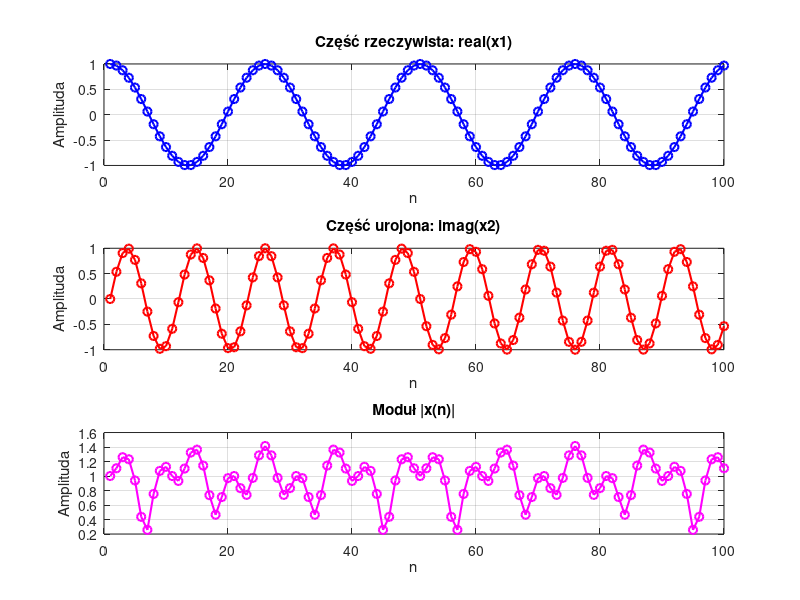
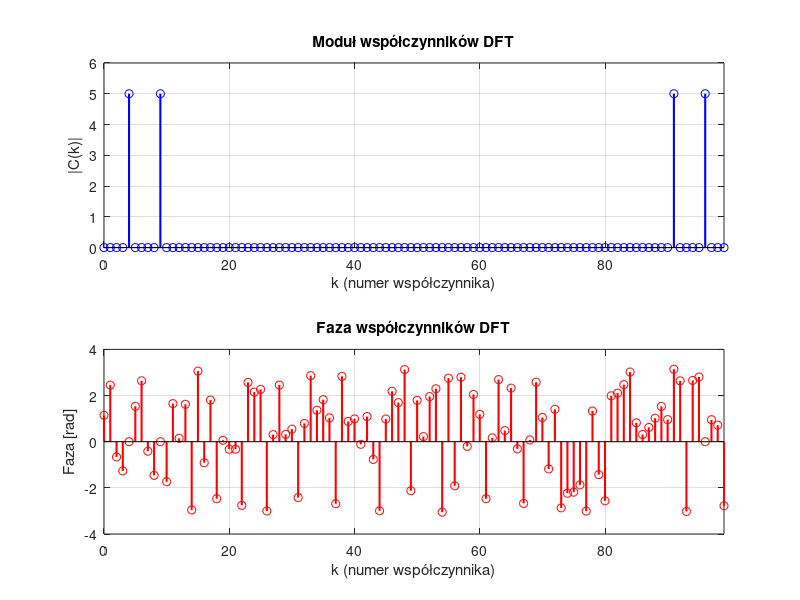
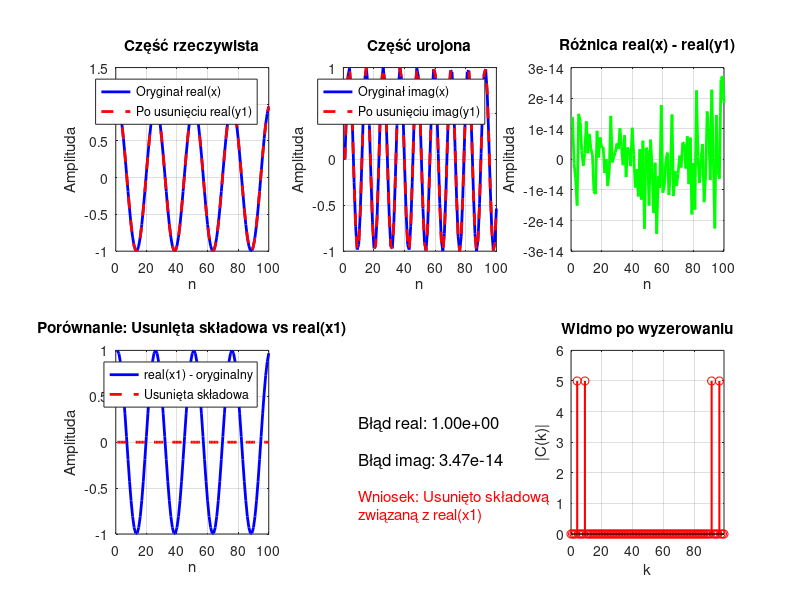

Here is the MATLAB script that generated these plots, in order:
% cps03_trans.m
clear all; close all

% Orthogonal matrix for DCT-IV orthogonal transform
N = 100;                                    % wymiar macierzy kwadratowej, 25, 100
k =(0:N-1); n=(0:N-1);                      % k-kolumny/funkcje, n-wiersze/probki
A = sqrt(1/N) * exp(-1j * 2*pi/N * (k.' * n));   % analiza DFT
S = A';                                     % macierz analizy: transpozycja i sprzezenie S

x1_complex = 10*S(:,5);
x2_complex = 10*S(:,10);

x = real(x1_complex) + 1i*imag(x2_complex);

figure('Name', 'Sygnał wejściowy x(n)');
subplot(3,1,1);
plot(real(x), 'bo-', 'LineWidth', 1.5); 
title('Część rzeczywista: real(x1)'); 
xlabel('n'); ylabel('Amplituda');
grid on;

subplot(3,1,2);
plot(imag(x), 'ro-', 'LineWidth', 1.5); 
title('Część urojona: imag(x2)'); 
xlabel('n'); ylabel('Amplituda');
grid on;

subplot(3,1,3);
plot(abs(x), 'mo-', 'LineWidth', 1.5); 
title('Moduł |x(n)|'); 
xlabel('n'); ylabel('Amplituda');
grid on;

% analiza dft - wyznaczenie współczynników
c = A*x;

% Wizualizacja widma
figure('Name', 'Widmo DFT');
subplot(2,1,1);
stem(0:N-1, abs(c), 'b', 'LineWidth', 1.5); 
title('Moduł współczynników DFT'); 
xlabel('k (numer współczynnika)'); 
ylabel('|C(k)|');
grid on;
xlim([0 N-1]);

subplot(2,1,2);
stem(0:N-1, angle(c), 'r', 'LineWidth', 1.5); 
title('Faza współczynników DFT'); 
xlabel('k (numer współczynnika)'); 
ylabel('Faza [rad]');
grid on;
xlim([0 N-1]);

%wyzerowanie skladowej zwiazanej z x1
c1 = c;  % kopia współczynników
nr = 5 - 1;
c1(nr) = 0;      % wyzeruj 5-ty współczynnik (x1 to 4-ta kolumna)
c1(N-nr+2) = 0;  % wyzeruj symetryczny (dla N=100: 96)

fprintf('Wyzerowano współczynniki: k=4 i k=96');

y1 = S*c1;

figure('Name', 'OPCJA 1: Usunięcie x1 (real)', 'Position', [100 100 1400 600]);

subplot(2,3,1);
plot(real(x), 'b-', 'LineWidth', 2); hold on;
plot(real(y1), 'r--', 'LineWidth', 2);
title('Część rzeczywista'); 
xlabel('n'); ylabel('Amplituda');
legend('Oryginał real(x)', 'Po usunięciu real(y1)', 'Location', 'best');
grid on;

subplot(2,3,2);
plot(imag(x), 'b-', 'LineWidth', 2); hold on;
plot(imag(y1), 'r--', 'LineWidth', 2);
title('Część urojona'); 
xlabel('n'); ylabel('Amplituda');
legend('Oryginał imag(x)', 'Po usunięciu imag(y1)', 'Location', 'best');
grid on;

subplot(2,3,3);
plot(real(x) - real(y1), 'g-', 'LineWidth', 2);
title('Różnica real(x) - real(y1)'); 
xlabel('n'); ylabel('Amplituda');
grid on;

subplot(2,3,4);
plot(real(x1_complex), 'b-', 'LineWidth', 2); hold on;
plot(real(x) - real(y1), 'r--', 'LineWidth', 2);
title('Porównanie: Usunięta składowa vs real(x1)'); 
xlabel('n'); ylabel('Amplituda');
legend('real(x1) - oryginalny', 'Usunięta składowa', 'Location', 'best');
grid on;

subplot(2,3,5);
error1_real = max(abs(real(x) - real(y1) - real(x1_complex)));
error1_imag = max(abs(imag(x) - imag(y1)));
text(0.1, 0.6, sprintf('Błąd real: %.2e', error1_real), 'FontSize', 12);
text(0.1, 0.4, sprintf('Błąd imag: %.2e', error1_imag), 'FontSize', 12);
text(0.1, 0.2, 'Wniosek: Usunięto składową', 'FontSize', 11, 'Color', 'red');
text(0.1, 0.1, 'związaną z real(x1)', 'FontSize', 11, 'Color', 'red');
axis off;

subplot(2,3,6);
stem(0:N-1, abs(c1), 'r', 'LineWidth', 1.5);
title('Widmo po wyzerowaniu'); 
xlabel('k'); ylabel('|C(k)|');
grid on;
xlim([0 N-1]);

fprintf('Błąd odtworzenia real: %.2e\n', error1_real);
fprintf('Błąd odtworzenia imag: %.2e\n\n', error1_imag);
